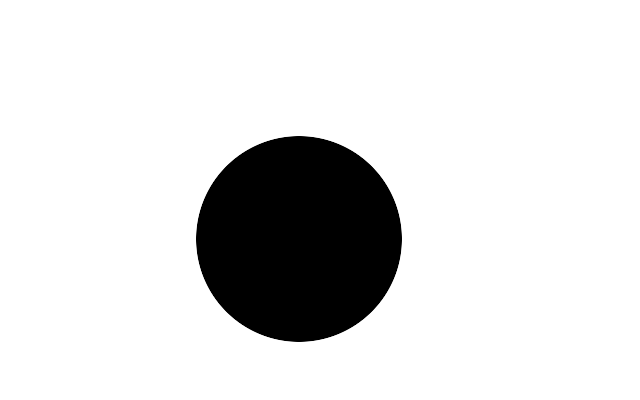
//> input picture biometry/cercle_noir_fond_blanc_2.png, 640 x 400 px
$ ./atelier   (built with g++ and OpenCV 4)
//> lines starting //> are read from the running program, lines starting //| are printed output that depends on the picture; after the words box and inside, x2 and y2 are one past the last pixel; in counts of white or black regions, pixels touching at a corner belong together
#include "opencv2/opencv.hpp"
#include "iostream"
#include "math.h"

using namespace cv;
using namespace std;

#define DISTANCE 140


float MLUT[360];


Point barycentre(Mat gray)
{
    Point p;
    int rows = gray.rows;
    int cols = gray.cols;

    float cumulRows = 0, cumulCols = 0, baryX = 0, baryY = 0, pix, nbOfPix = 0;

    for(int i = 1; i<rows-1 ; i++){
        for(int j = 1; j<cols-1 ; j++){
            pix = gray.at<uchar>(i, j);
            if (pix > 50){
                nbOfPix++;
                cumulRows += i;
                cumulCols += j;
            }
        }
    }

    baryX = cumulCols / nbOfPix;
    baryY = cumulRows / nbOfPix;
    p.x = baryX;
    p.y = baryY;

    return p;
}

/**
 * \fn int maskOnPix(Mat frame, int masque[3][3], int i, int j)
 * \brief Convolue un pixel par un masque donné
 *
 * \param[in] frame Image en niveau de gris
 * \param[in] masque Masque à utiliser pour la convolution
 * \param[in] i Coordonnée en ordonnée du pixel à convoluer
 * * \param[in] j Coordonnée en absisse du pixel à convoluer
 */
int maskOnPix(Mat frame, int masque[3][3], int i, int j){

    int res = masque[0][0]*frame.at<uchar>(i-1, j-1)
                + masque[0][1]*frame.at<uchar>(i-1, j)
                + masque[0][2]*frame.at<uchar>(i-1, j+1)
                + masque[1][0]*frame.at<uchar>(i, j-1)
                + masque[1][1]*frame.at<uchar>(i, j)
                + masque[1][2]*frame.at<uchar>(i, j+1)
                + masque[2][0]*frame.at<uchar>(i+1, j-1)
                + masque[2][1]*frame.at<uchar>(i+1, j)
                + masque[2][2]*frame.at<uchar>(i+1, j+1);
    return res;
}


Mat gradientFunction(Mat gray){

    int rows = gray.rows;
    int cols = gray.cols;

    Mat gradient(rows, cols, CV_8UC1);
    Mat gradientX(rows, cols, CV_64F);
    Mat gradientY(rows, cols, CV_64F);
    Mat theta(rows, cols, CV_64F);
    Mat beta(rows, cols, CV_64F);


    float lut[360] = {0};
    int cnt[360] = {0};

    float tmp, tmpx, tmpy;
    int masqueGradientVertical[3][3] = {{-1,-2,-1}, {0,0,0}, {1,2,1}};
    int masqueGradientHorizontal[3][3] = {{-1,0,1}, {-2,0,2}, {-1,0,1}};


    float min, max;
    min = 512;
    max = 0;
    Point centre = barycentre(gray);

    for(int i = 1; i<rows-1 ; i++){
        for(int j = 1; j<cols-1 ; j++){
            tmpy = maskOnPix(gray, masqueGradientVertical, i, j);
            tmpy /= 4;

            tmpx = maskOnPix(gray, masqueGradientHorizontal, i, j);
            tmpx /= 4;

            tmp = sqrt((tmpx*tmpx)+(tmpy*tmpy));

            if(tmp > max) max = tmp;
            else if(tmp < min) min = tmp;

            if (tmp>=255)
            {
                gradient.at<uchar>(i, j) = tmp;
                gradientX.at<float>(i, j) = tmpx;
                gradientY.at<float>(i, j) = tmpy;
            }else{
                gradient.at<uchar>(i, j) = 0;
                gradientX.at<float>(i, j) = 0;
                gradientY.at<float>(i, j) = 0;
            }
        }
    }

    for(int i = 1; i<rows-1 ; i++){
        for(int j = 1; j<cols-1 ; j++){
            if (gradient.at<uchar>(i, j) != 0)
            {
                int indice = nearbyint(atan2(gradientY.at<float>(i, j), gradientX.at<float>(i, j))*180/M_PI +180);
                theta.at<float>(i, j) = (atan2(gradientY.at<float>(i, j), gradientX.at<float>(i, j))*180/M_PI +180);

                beta.at<float>(i,j) = atan2(centre.y-i, centre.x-j);
                lut[indice] += beta.at<float>(i,j);
                cnt[indice]++;
            }
            else
            {
                theta.at<float>(i, j) = 0;
                beta.at<float>(i,j) = 0;
            }
        }
    }
    for(int i = 0; i<360 ; i++){
            if(cnt[i] != 0){
                lut[i] /= cnt[i];
            }

        }
        memcpy(MLUT, lut, sizeof(lut));

    for(int i = 1; i<rows-1 ; i++){
        for(int j = 1; j<cols-1 ; j++){
            gradient.at<uchar>(i, j) = (gradient.at<uchar>(i, j)+abs(min))*255.0/(max+abs(min));
        }
    }

    return gradient;
}


Point findBarycentreWithMLUT(Mat gray)
{
  int rows = gray.rows;
  int cols = gray.cols;

  Mat gradient(rows, cols, CV_8UC1);
  Mat gradientX(rows, cols, CV_64F);
  Mat gradientY(rows, cols, CV_64F);

  Mat vote(rows, cols, CV_8UC1);

  float tmp, tmpx, tmpy;
  int masqueGradientVertical[3][3] = {{-1,-2,-1}, {0,0,0}, {1,2,1}};
  int masqueGradientHorizontal[3][3] = {{-1,0,1}, {-2,0,2}, {-1,0,1}};


  float min, max, theta, a, b;
  min = 512;
  max = 0;

  for(int i = 1; i<rows-1 ; i++){
      for(int j = 1; j<cols-1 ; j++){
          vote.at<uchar>(i, j) = 0;
          tmpy = maskOnPix(gray, masqueGradientVertical, i, j);
          tmpy /= 4;

          tmpx = maskOnPix(gray, masqueGradientHorizontal, i, j);
          tmpx /= 4;

          tmp = sqrt((tmpx*tmpx)+(tmpy*tmpy));

          if(tmp > max) max = tmp;
          else if(tmp < min) min = tmp;

          if (tmp>=255)
          {
              gradient.at<uchar>(i, j) = tmp;
              gradientX.at<float>(i, j) = tmpx;
              gradientY.at<float>(i, j) = tmpy;

              // find line from theta
              int theta = nearbyint(atan2(gradientY.at<float>(i, j), gradientX.at<float>(i, j))*180/M_PI +180);
              float beta = MLUT[theta];
              a = tan(beta);
              b = i - a*j;
              if(theta>90 && theta<270){

                for (size_t x = j; x < j+DISTANCE; x++) {
                  int line = nearbyint(a*x+b);
                  // Verify if value of line and x are outside the image
                  if((line >=0 && line<=cols) && (x>=0 && x<=cols))
                    vote.at<uchar>(line, x)+=1;
                }
              }else{
                for (size_t x = j-DISTANCE; x < j; x++) {
                  int line = nearbyint(a*x+b);
                  // Verify if value of line and x are outside the image
                  if((line >=0 && line<=cols) && (x>=0 && x<=cols))
                    vote.at<uchar>(line, x)+=1;
                }

            }
          }else{
              gradient.at<uchar>(i, j) = 0;
              gradientX.at<float>(i, j) = 0;
              gradientY.at<float>(i, j) = 0;
          }
      }
  }

  max = 0;
  Point maxLoc(0,0);
  // find the maximun value in the matrix
  for(int i = 1; i<rows-1 ; i++){
      for(int j = 1; j<cols-1 ; j++){
        if (vote.at<uchar>(i, j)> max) {
          maxLoc.x = j;
          maxLoc.y = i;
          max = vote.at<uchar>(i, j);
        }
      }
  }

  // Normalization
  for(int i = 1; i<rows-1 ; i++){
      for(int j = 1; j<cols-1 ; j++){
          vote.at<uchar>(i, j) = (vote.at<uchar>(i, j)+abs(min))*255.0/(max+abs(min));
      }
  }

  cv::imshow("Accumulation", vote);
  return maxLoc;

}

int main() {


    Mat frame = imread("cercle_noir_fond_blanc_2.png", IMREAD_GRAYSCALE);
//> frame is the input picture: 400 rows x 640 cols, CV_8UC1; min 0, max 255, mean 221.9
    frame = gradientFunction(frame);
//> the loop in barycentre, `for(int i = 1; i<rows-1 ; i++)` made 398 passes
//> (nbOfPix, cumulRows, cumulCols) on passes 1 to 3: (638, 638, 203841), (1276, 1914, 407682), (1914, 3828, 611523)
//> after the loop in barycentre, `for(int i = 1; i<rows-1 ; i++)`: pix = 255; nbOfPix = 220840; cumulRows = 42766760; cumulCols = 71169104
//> in barycentre, `baryX = cumulCols / nbOfPix;`: baryX = 322.3
//> in barycentre, `baryY = cumulRows / nbOfPix;`: baryY = 193.7
//> in barycentre, `p.x = baryX;`: p = Point(322, 0)
//> in barycentre, `p.y = baryY;`: p = Point(322, 193)
//> after the loop in gradientFunction, `for(int i = 1; i<rows-1 ; i++)`:
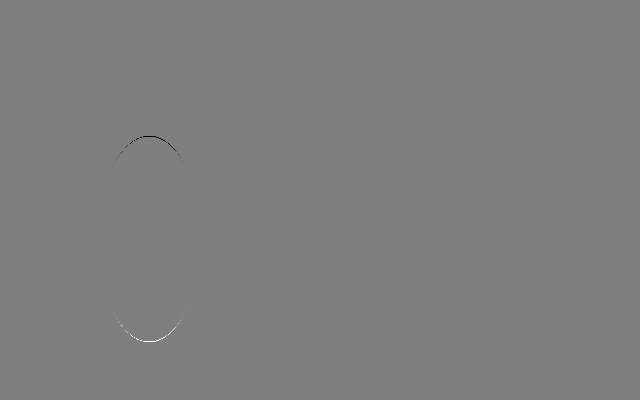
//> gradientY: 400 rows x 640 cols, CV_64FC1; min -1.4e+17, max 1.4e+17, mean -3623878.7; drawn with min black and max white
//> after the loop in gradientFunction, `for(int i = 1; i<rows-1 ; i++)`: tmpy = 0; max = 279.9; min = 0
//> after the loop in gradientFunction, `for(int i = 1; i<rows-1 ; i++)`: gradient: 400 rows x 640 cols, CV_8UC1; min 0, max 232, mean 0.1
    Point b = barycentre(frame);
    cv::circle(frame, Point(b.x, b.y),10,(255, 255, 255),10);
//> frame: 400 rows x 640 cols, CV_8UC1; min 0, max 255, mean 0.8
    cv::imshow("Barycenter", frame);


    Mat frameT = imread("cercle_blanc_fond_noir.png", IMREAD_GRAYSCALE);
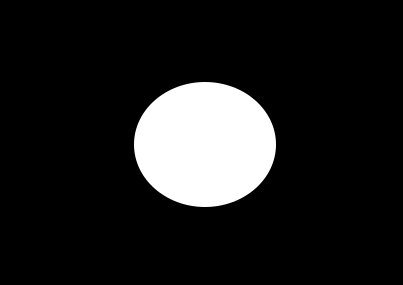
//> input picture biometry/cercle_blanc_fond_noir.png, 403 x 285 px
//> frameT is the input picture: 285 rows x 403 cols, CV_8UC1; min 0, max 255, mean 30.9
    Point vote = findBarycentreWithMLUT(frameT);
//> after the loop in findBarycentreWithMLUT, `for(int i = 1; i<rows-1 ; i++)`: vote: 285 rows x 403 cols, CV_8UC1; min 0, max 255, mean 2.8
    cv::circle(frameT, Point(vote.x, vote.y),10,(255, 0, 0),10);
//> frameT: 285 rows x 403 cols, CV_8UC1; 0.59% of pixels changed, all inside (x1, y1, x2, y2) = (173, 150, 204, 181)
    cout <<" Point d'Accumulation cercle " <<vote << endl;
//|  Point d'Accumulation cercle [188, 165]
    cv::imshow("Vote Cercle", frameT);


    Mat Ellipse = imread("elipse_noir_fond_blanc_2.png", IMREAD_GRAYSCALE);
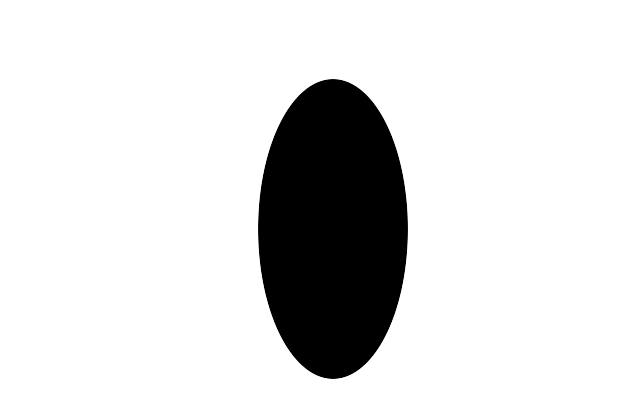
//> input picture biometry/elipse_noir_fond_blanc_2.png, 640 x 400 px
//> Ellipse: 400 rows x 640 cols, CV_8UC1; min 0, max 255, mean 219.9
    Ellipse = gradientFunction(Ellipse);
//> after the loop in gradientFunction (call 2), `for(int i = 1; i<rows-1 ; i++)`:
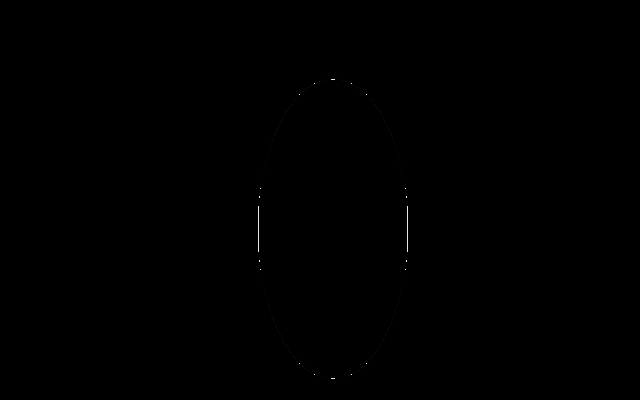
//> gradient: 400 rows x 640 cols, CV_8UC1; min 0, max 231, mean 0.1
    Point bEllipse = barycentre(Ellipse);
    cv::circle(Ellipse, Point(bEllipse.x, bEllipse.y),10,(255, 255, 255),10);
//> Ellipse: 400 rows x 640 cols, CV_8UC1; 0.27% of pixels changed, all inside (x1, y1, x2, y2) = (317, 213, 348, 244)
    cv::imshow("Barycenter Ellipse", Ellipse);

    Mat EllipseT = imread("elipse_blanc_fond_noir.png", IMREAD_GRAYSCALE);
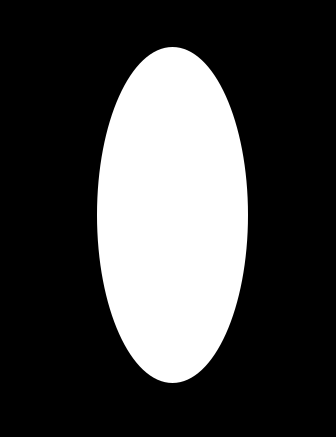
//> input picture biometry/elipse_blanc_fond_noir.png, 336 x 437 px
//> EllipseT is the input picture: 437 rows x 336 cols, CV_8UC1; min 0, max 255, mean 69.2
    Point voteEllipse = findBarycentreWithMLUT(EllipseT);
//> after the loop in findBarycentreWithMLUT (call 2), `for(int i = 1; i<rows-1 ; i++)`:
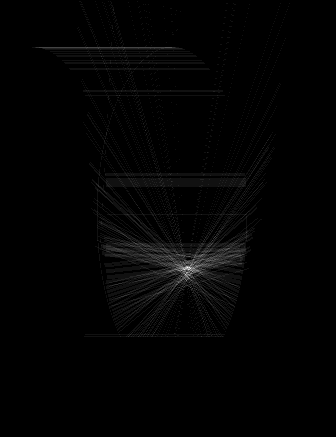
//> vote: 437 rows x 336 cols, CV_8UC1; min 0, max 255, mean 3
    cv::circle(EllipseT, Point(voteEllipse.x, voteEllipse.y),10,(255, 0, 0),10);
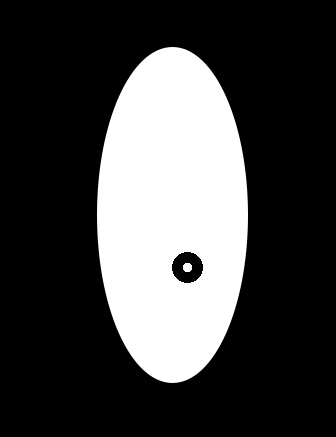
//> EllipseT: 437 rows x 336 cols, CV_8UC1; 0.46% of pixels changed, all inside (x1, y1, x2, y2) = (172, 252, 203, 283)
    cout <<" Point d'Accumulation ellipse " << voteEllipse << endl;
//|  Point d'Accumulation ellipse [187, 267]
    cv::imshow("Vote Ellipse", EllipseT);

    while (1) {

      if (cv::waitKey(10) >= 0){
//> the Esc key is pressed

          break;
      }
  }


    return 0;
}
